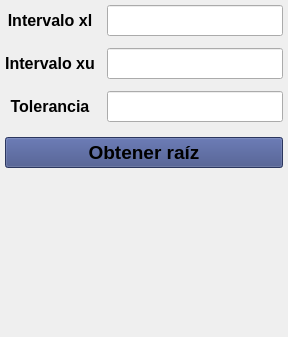
             <widget class="QWidget" name="false_position_tab">
              <attribute name="title">
               <string>Falsa posición</string>
              </attribute>
              <layout class="QVBoxLayout" name="verticalLayout_16">
               <property name="leftMargin">
                <number>5</number>
               </property>
               <property name="topMargin">
                <number>0</number>
               </property>
               <property name="rightMargin">
                <number>5</number>
               </property>
               <item>
                <widget class="QWidget" name="false_position_config_widget" native="true">
                 <property name="maximumSize">
                  <size>
                   <width>16777215</width>
                   <height>16777215</height>
                  </size>
                 </property>
                 <property name="font">
                  <font>
                   <pointsize>9</pointsize>
                   <kerning>true</kerning>
                  </font>
                 </property>
                 <layout class="QVBoxLayout" name="verticalLayout_15">
                  <property name="spacing">
                   <number>12</number>
                  </property>
                  <property name="leftMargin">
                   <number>0</number>
                  </property>
                  <property name="topMargin">
                   <number>5</number>
                  </property>
                  <property name="rightMargin">
                   <number>0</number>
                  </property>
                  <property name="bottomMargin">
                   <number>9</number>
                  </property>
                  <item>
                   <layout class="QGridLayout" name="false_position_config_grid" columnstretch="1,100">
                    <item row="1" column="0">
                     <widget class="QLabel" name="false_interval_b_label">
                      <property name="font">
                       <font>
                        <pointsize>12</pointsize>
                        <bold>true</bold>
                       </font>
                      </property>
                      <property name="text">
                       <string>Intervalo xu</string>
                      </property>
                      <property name="alignment">
                       <set>Qt::AlignmentFlag::AlignCenter</set>
                      </property>
                     </widget>
                    </item>
                    <item row="0" column="0">
                     <widget class="QLabel" name="false_interval_a_label">
                      <property name="font">
                       <font>
                        <pointsize>12</pointsize>
                        <bold>true</bold>
                       </font>
                      </property>
                      <property name="text">
                       <string>Intervalo xl</string>
                      </property>
                      <property name="alignment">
                       <set>Qt::AlignmentFlag::AlignCenter</set>
                      </property>
                     </widget>
                    </item>
                    <item row="2" column="0">
                     <widget class="QLabel" name="false_tolerance_label">
                      <property name="font">
                       <font>
                        <pointsize>12</pointsize>
                        <bold>true</bold>
                       </font>
                      </property>
                      <property name="text">
                       <string>Tolerancia</string>
                      </property>
                      <property name="alignment">
                       <set>Qt::AlignmentFlag::AlignCenter</set>
                      </property>
                     </widget>
                    </item>
                    <item row="1" column="1">
                     <widget class="QLineEdit" name="false_interval_b_line_edit">
                      <property name="font">
                       <font>
                        <pointsize>14</pointsize>
                        <fontweight></fontweight>
                       </font>
                      </property>
                      <property name="clearButtonEnabled">
                       <bool>true</bool>
                      </property>
                     </widget>
                    </item>
                    <item row="2" column="1">
                     <widget class="QLineEdit" name="false_tolerance_line_edit">
                      <property name="font">
                       <font>
                        <pointsize>14</pointsize>
                        <fontweight></fontweight>
                       </font>
                      </property>
                      <property name="clearButtonEnabled">
                       <bool>true</bool>
                      </property>
                     </widget>
                    </item>
                    <item row="0" column="1">
                     <widget class="QLineEdit" name="false_interval_a_line_edit">
                      <property name="font">
                       <font>
                        <pointsize>14</pointsize>
                        <fontweight></fontweight>
                       </font>
                      </property>
                      <property name="clearButtonEnabled">
                       <bool>true</bool>
                      </property>
                     </widget>
                    </item>
                   </layout>
                  </item>
                 </layout>
                </widget>
               </item>
               <item>
                <widget class="QPushButton" name="false_solution_button">
                 <property name="font">
                  <font>
                   <pointsize>14</pointsize>
                   <bold>true</bold>
                  </font>
                 </property>
                 <property name="styleSheet">
                  <string notr="true">QPushButton{
background-color: #3c4b84
}

QPushButton::hover{
background-color: #47599d;
}

QPushButton::pressed{
background-color: #4f63ae;
}</string>
                 </property>
                 <property name="text">
                  <string>Obtener raíz</string>
                 </property>
                </widget>
               </item>
               <item>
                <spacer name="false_position_spacer">
                 <property name="orientation">
                  <enum>Qt::Orientation::Vertical</enum>
                 </property>
                 <property name="sizeHint" stdset="0">
                  <size>
                   <width>20</width>
                   <height>158</height>
                  </size>
                 </property>
                </spacer>
               </item>
              </layout>
             </widget>
